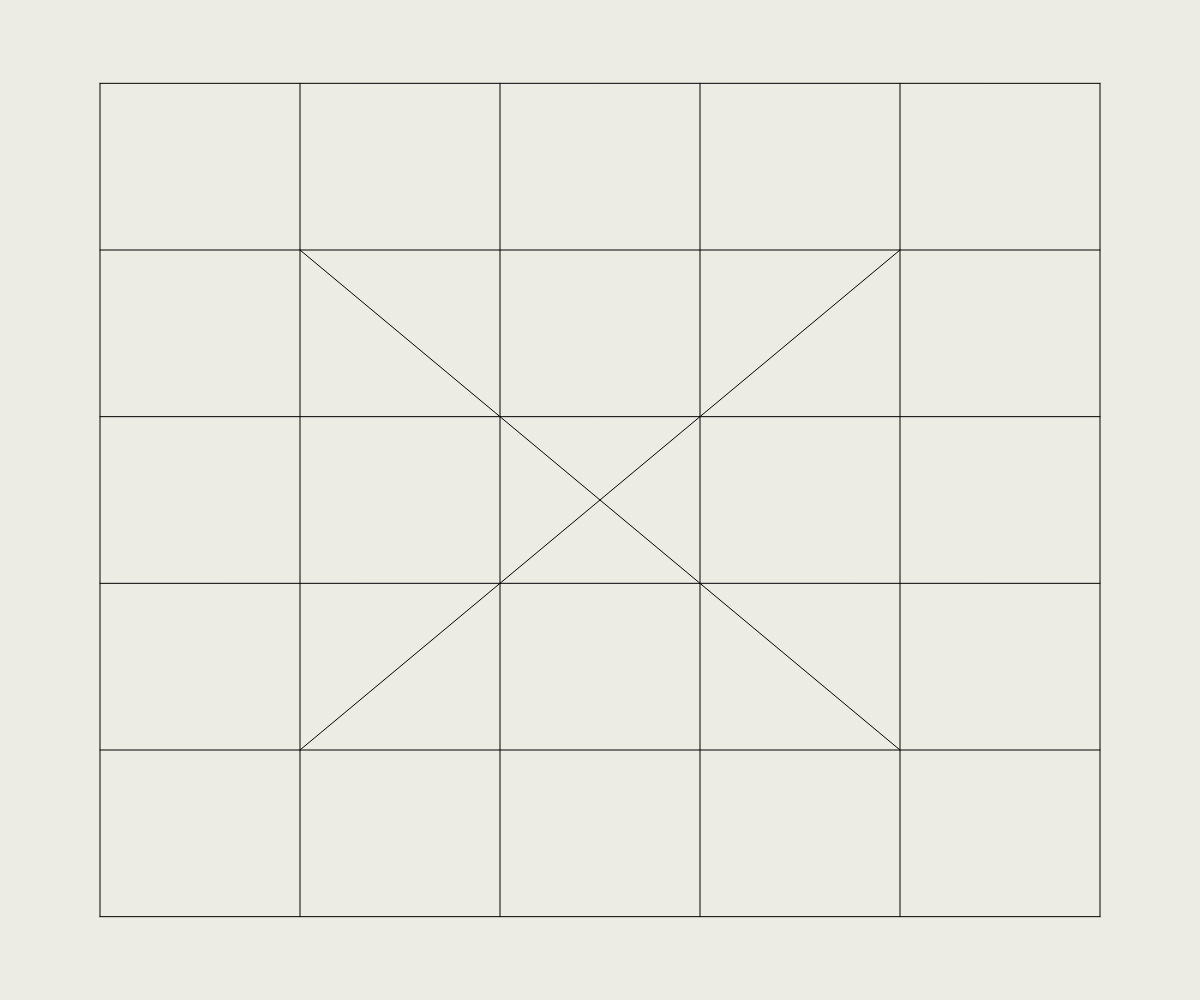
Frame 1 (no input)
Frame 60 (no input): identical to frame 1, image omitted
Frame 120 (the mouse pressed at the canvas centre since frame 60): identical to frame 1, image omitted

The p5.js sketch that drew this single still picture (run headless with seeded random() and noise() and a simulated clock; from frame 60 on, the mouse is pressed at the canvas centre):

// p5.js sketch
// ── sketch.js
var numLines;
var xPadding;
var yPadding;

function setup() {
  createCanvas(windowWidth, windowHeight);
  numLines = 6;
  xPadding = width / numLines / 2;
  yPadding = height / numLines / 2;
}

function draw() {
  background('#ecece4');
  stroke(0);
  
  drawVerticalLines();
  drawHorizontalLines();
  drawX();
}

function drawVerticalLines() {
  for (var i = 0; i < numLines; i++) {
    var x = xPadding + i * (width / numLines);
    line(x, yPadding, x, height - yPadding);
  }
}

function drawHorizontalLines() {
  for (var i = 0; i < numLines; i++) {
    var y = yPadding + i * (height / numLines);
    line(xPadding, y, width - xPadding, y);
  }
}

function drawX() {
  // forward slash
  line(
    xPadding + (width / numLines),
    yPadding + (height / numLines),
    xPadding + (numLines - 2) * (width / numLines),
    yPadding + (numLines - 2) * (height / numLines)
  );

  // backslash
  line(
    xPadding + (numLines - 2) * (width / numLines),
    yPadding + (height / numLines),
    xPadding + (width / numLines),
    yPadding + (numLines - 2) * (height / numLines)
  );
}

function windowResized() {
  resizeCanvas(windowWidth, windowHeight);
  xPadding = width / numLines / 2;
  yPadding = height / numLines / 2;
}
